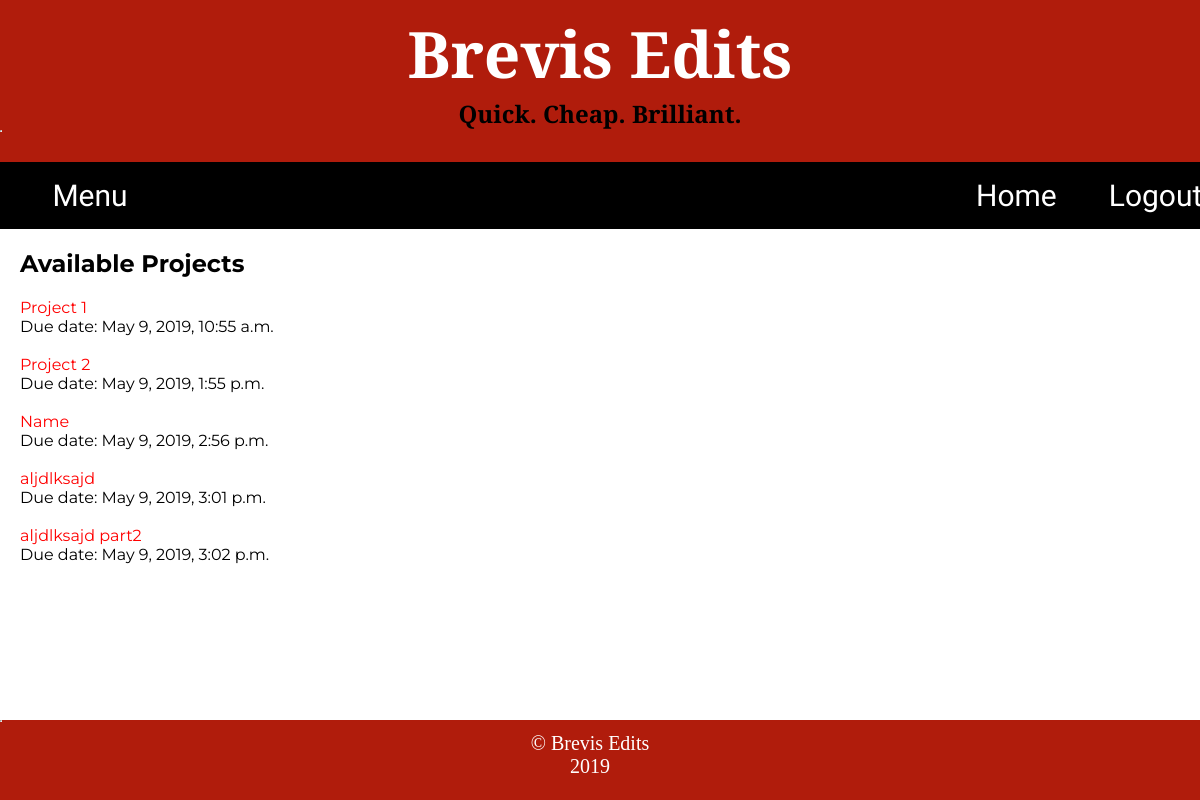
Page /to_edit/ (signed in) on the earlier database version.
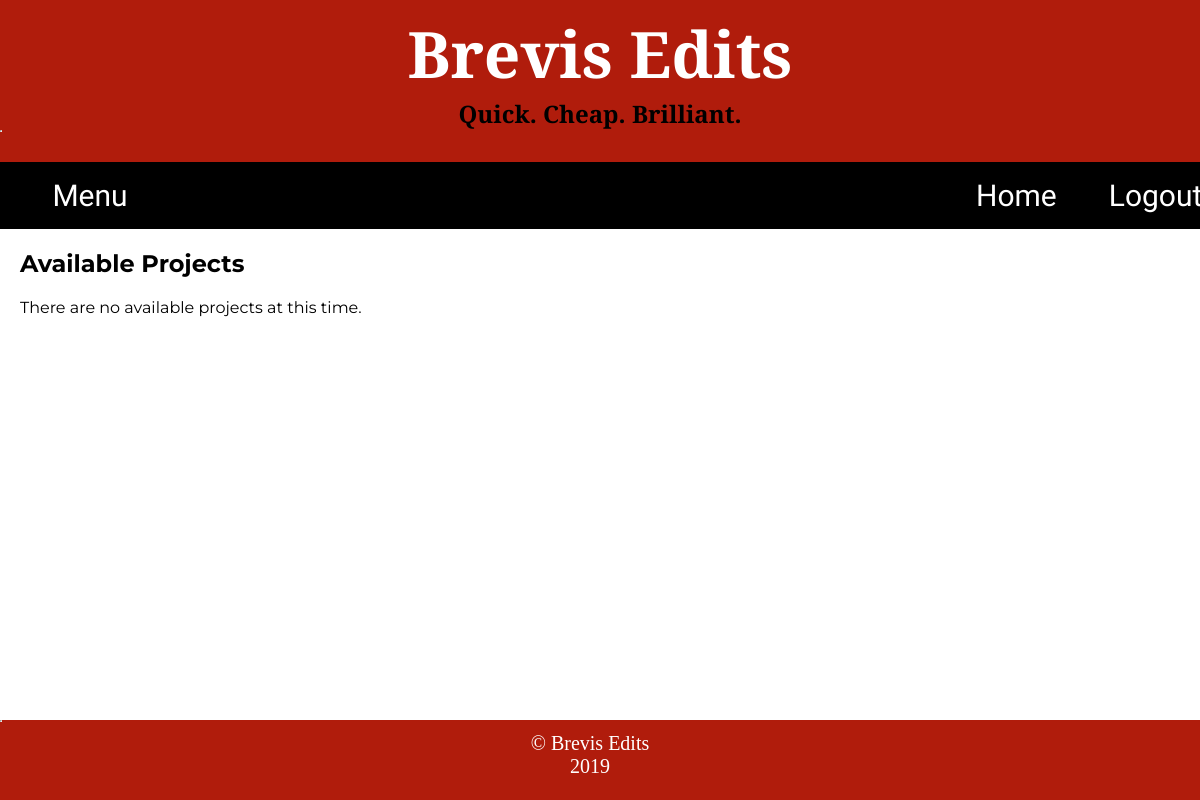
Same page on the later database version.
### brevisapp/models.py (models this page shows, shortened)
class EditingProject(models.Model):
    client = models.ForeignKey(ClientProfile, on_delete=models.CASCADE, related_name='projects')
    editor = models.ForeignKey(EditorProfile, on_delete=models.CASCADE, related_name='projects')
    name = models.CharField(max_length=50, null=True, blank=True)
    orig_file = models.FileField(upload_to='textfile/', null=True, blank=True)
    orig_text = models.TextField(default='')
    description = models.CharField(max_length=500)
    turnaround = models.BooleanField(default='False')
    submit_date = models.DateTimeField(auto_now_add=True)
    edit_file = models.FileField(upload_to='textfile/', null=True, blank=True)
    edit_text = models.TextField(null=True, blank=True)
    edit_date = models.DateTimeField(null=True, blank=True)
    final_date = models.DateTimeField(null=True, blank=True)
    word_count = models.IntegerField(null=True, blank=True)
    price = models.FloatField(null=True, blank=True)
    submitted = models.BooleanField(default='False')
    def due_date_str(self):
        if self.turnaround == False:
            two_days = datetime.timedelta(days=2)
            return self.submit_date + two_days
        else:
            four_hours = datetime.timedelta(hours=4)
            return self.submit_date + four_hours

### brevisapp/views.py (the view)
# urls.py: path('to_edit/', views.to_edit, name='to_edit'),
@login_required (login_url='/login_page/')
def to_edit(request):
    if not request.user.editor:
        return HttpResponse('get out of here')
    projects = EditingProject.objects.filter(edit_date__isnull=True).order_by('submit_date')
    projects_with_questions = EditingProject.objects.filter(final_date__isnull=True).order_by('submit_date')
    projects_with_questions = [project for project in projects_with_questions if project.messages.count() > 0]
    context = {
        'projects': projects,
        'projects_with_questions': projects_with_questions,
    }
    return render(request, 'brevisapp/to_edit.html', context)

### brevisapp/templates/brevisapp/to_edit.html (shortened to what this page needs)
{% extends 'brevisapp/base.html' %}
{% block content %}
<div class="topnav">
  <div class="dropdown">
    <button class="dropbtn">Menu</button>
  </div>
  <div class="home_logout">
    <a class="dropbtn" href="{% url 'brevisapp:user_page'%}">Home</a>
    <a class="dropbtn" href="{% url 'brevisapp:logout_user' %}">Logout</a>
  </div>
</div>
<div class="page_body">
  <h2>Available Projects</h2>
  {% if projects %}
    {% for project in projects %}
      <div class="project-list">
        <a href="{% url 'brevisapp:edit_project' project.id %}">{{ project.name }}</a><br/>
        <span>Due date: {{ project.due_date_str }}</span><br/><br/>
      </div>
    {% endfor %}
  {% else %}
    <p>There are no available projects at this time.</p>
  {% endif %}
  <br/>
</div>
{% endblock %}

Differences in the rows shown:
removed EditingProject: name "Project 1", due_date_str "May 9, 2019, 10:55 a.m."
removed EditingProject: name "Project 2", due_date_str "May 9, 2019, 1:55 p.m."
removed EditingProject: name "Name", due_date_str "May 9, 2019, 2:56 p.m."
removed EditingProject: name "aljdlksajd", due_date_str "May 9, 2019, 3:01 p.m."
removed EditingProject: name "aljdlksajd part2", due_date_str "May 9, 2019, 3:02 p.m."
Other differences:
text now shown: "There are no available projects at this time."
